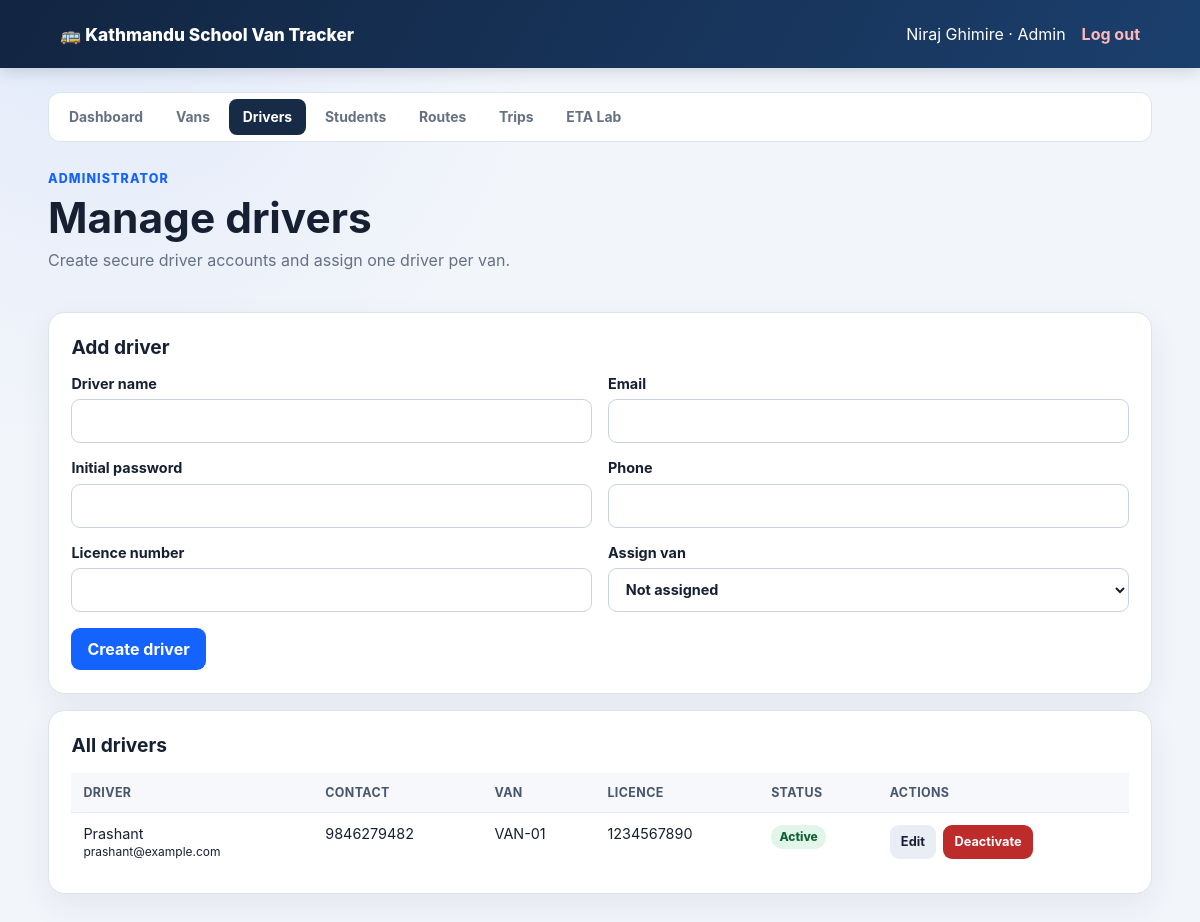
Screenshot of /admin/manage-drivers.php (signed in) with the database file from the repository.
### tables this page shows
CREATE TABLE `drivers` (
  `id` bigint(20) unsigned NOT NULL AUTO_INCREMENT,
  `user_id` bigint(20) unsigned NOT NULL,
  `van_id` bigint(20) unsigned DEFAULT NULL,
  `phone` varchar(30) NOT NULL,
  `license_number` varchar(80) DEFAULT NULL,
  `created_at` timestamp NOT NULL DEFAULT current_timestamp(),
  PRIMARY KEY (`id`),
  UNIQUE KEY `user_id` (`user_id`),
  UNIQUE KEY `van_id` (`van_id`),
  CONSTRAINT `fk_drivers_user` FOREIGN KEY (`user_id`) REFERENCES `users` (`id`) ON DELETE CASCADE,
  CONSTRAINT `fk_drivers_van` FOREIGN KEY (`van_id`) REFERENCES `vans` (`id`) ON DELETE SET NULL
);

CREATE TABLE `users` (
  `id` bigint(20) unsigned NOT NULL AUTO_INCREMENT,
  `name` varchar(120) NOT NULL,
  `email` varchar(190) NOT NULL,
  `password_hash` varchar(255) NOT NULL,
  `role` enum('admin','driver','parent') NOT NULL,
  `active` tinyint(1) NOT NULL DEFAULT 1,
  `created_at` timestamp NOT NULL DEFAULT current_timestamp(),
  `updated_at` timestamp NOT NULL DEFAULT current_timestamp() ON UPDATE current_timestamp(),
  PRIMARY KEY (`id`),
  UNIQUE KEY `email` (`email`)
);

CREATE TABLE `vans` (
  `id` bigint(20) unsigned NOT NULL AUTO_INCREMENT,
  `van_number` varchar(50) NOT NULL,
  `plate_number` varchar(50) NOT NULL,
  `capacity` smallint(5) unsigned NOT NULL DEFAULT 15,
  `speed_limit_kmh` decimal(5,2) NOT NULL DEFAULT 40.00,
  `active` tinyint(1) NOT NULL DEFAULT 1,
  `created_at` timestamp NOT NULL DEFAULT current_timestamp(),
  PRIMARY KEY (`id`),
  UNIQUE KEY `van_number` (`van_number`),
  UNIQUE KEY `plate_number` (`plate_number`)
);

### web/includes/auth.php (called while the page is built, shortened)
<?php
function escape(string $value): string
{
    return htmlspecialchars($value, ENT_QUOTES | ENT_SUBSTITUTE, 'UTF-8');
}

### web/admin/manage-drivers.php (the view, shortened to what this page needs)
<?php
require_once dirname(__DIR__) . '/includes/auth.php';
require_once dirname(__DIR__) . '/includes/layout.php';
$pdo = database();
$form = [
    'driver_id' => '',
    'name' => '',
    'email' => '',
    'phone' => '',
    'license_number' => '',
    'van_id' => '',
];
$drivers = $pdo->query(
    'SELECT d.id, d.phone, d.license_number, u.name, u.email, u.active,
            v.van_number, v.plate_number
     FROM drivers d
     JOIN users u ON u.id = d.user_id
     LEFT JOIN vans v ON v.id = d.van_id
     ORDER BY u.active DESC, u.name'
)->fetchAll();
?>
<div class="page-heading">
    <div>
        <span class="eyebrow">Administrator</span>
        <h1>Manage drivers</h1>
        <p>Create secure driver accounts and assign one driver per van.</p>
    </div>
</div>
<section class="panel">
    <h2><?= $form['driver_id'] === '' ? 'Add driver' : 'Edit driver' ?></h2>
    <form method="post" class="form-grid">
        <label>Driver name
            <input name="name" value="<?= escape($form['name']) ?>" required>
        </label>
        <label>Email
            <input type="email" name="email" value="<?= escape($form['email']) ?>" required>
        </label>
        <?php if ($form['driver_id'] === ''): ?>
            <label>Initial password
                <input type="password" name="password" minlength="8" required>
            </label>
        <?php endif; ?>
        <label>Phone
            <input name="phone" value="<?= escape($form['phone']) ?>" required>
        </label>
        <label>Licence number
            <input name="license_number" value="<?= escape($form['license_number']) ?>">
        </label>
        <label>Assign van
            <select name="van_id">
                <option value="">Not assigned</option>
            </select>
        </label>
        <div class="inline-actions full-width">
            <button type="submit"><?= $form['driver_id'] === '' ? 'Create driver' : 'Save changes' ?></button>
        </div>
    </form>
</section>
<section class="panel">
    <h2>All drivers</h2>
    <div class="data-table-wrap">
        <table class="data-table">
            <thead><tr>
                <th>Driver</th><th>Contact</th><th>Van</th><th>Licence</th>
                <th>Status</th><th>Actions</th>
            </tr></thead>
            <tbody>
            <?php foreach ($drivers as $driver): ?>
                <tr>
                    <td><?= escape($driver['name']) ?><br><small><?= escape($driver['email']) ?></small></td>
                    <td><?= escape($driver['phone']) ?></td>
                    <td><?= escape($driver['van_number'] ?? 'Not assigned') ?></td>
                    <td><?= escape($driver['license_number'] ?? '—') ?></td>
                    <td><span class="status-badge <?= $driver['active'] ? '' : 'inactive' ?>">
                        <?= $driver['active'] ? 'Active' : 'Inactive' ?>
                    </span></td>
                    <td><div class="inline-actions">
                        <a class="primary-button small-button secondary-button"
                           href="?edit=<?= (int) $driver['id'] ?>">Edit</a>
                        <form method="post">
                            <button class="small-button <?= $driver['active'] ? 'danger-button' : '' ?>">
                                <?= $driver['active'] ? 'Deactivate' : 'Activate' ?>
                            </button>
                        </form>
                    </div></td>
                </tr>
            <?php endforeach; ?>
            </tbody>
        </table>
    </div>
</section>

### web/assets/css/app.css (style rules this page uses)
:root { --ink: #172033; --muted: #667085; --navy: #172a46; --blue: #1463ff; --orange: #f59e0b; --surface: #ffffff; --background: #f2f5fa; --border: #dce3ee; --danger: #c62828; --cyan: #0ea5a8; --success: #14804a; --soft-blue: #edf4ff; }
* { box-sizing: border-box; }
body { margin: 0; color: var(--ink); background: radial-gradient(circle at 8% 0%, rgb(20 99 255 / 7%), transparent 28rem), var(--background); font-family: Inter, ui-sans-serif, system-ui, -apple-system, BlinkMacSystemFont, "Segoe UI", sans-serif; }
a { color: inherit; }
.user-area, .user-area form, .button-row, .page-heading { display: flex; align-items: center; gap: 1rem; }
.page-heading { justify-content: space-between; margin-bottom: 1.6rem; }
h1, h2, p { margin-top: 0; }
h1 { margin-bottom: .45rem; font-size: clamp(1.8rem, 4vw, 2.65rem); }
h2 { font-size: 1.2rem; }
.eyebrow { display: block; margin-bottom: .4rem; color: var(--blue); font-size: .78rem; font-weight: 800; letter-spacing: .09em; text-transform: uppercase; }
.page-heading p, .muted, .auth-card p, .metric-card small { color: var(--muted); }
.metric-card, .panel, .auth-card { padding: 1.4rem; border: 1px solid var(--border); border-radius: 16px; background: var(--surface); box-shadow: 0 12px 32px rgb(37 50 75 / 7%); }
.panel { margin-bottom: 1rem; }
.primary-button, button { display: inline-flex; min-height: 42px; padding: .7rem 1rem; align-items: center; justify-content: center; border: 0; border-radius: 9px; color: white; background: var(--blue); font: inherit; font-weight: 750; text-decoration: none; cursor: pointer; }
label { display: grid; gap: .45rem; font-size: .9rem; font-weight: 700; }
input, select { width: 100%; min-height: 44px; padding: .7rem .8rem; border: 1px solid #c9d2e1; border-radius: 9px; background: white; color: var(--ink); font: inherit; }
.form-grid { display: grid; grid-template-columns: repeat(2, minmax(0, 1fr)); gap: 1rem; }
.form-grid .full-width { grid-column: 1 / -1; }
.data-table-wrap { overflow-x: auto; }
.data-table { width: 100%; border-collapse: collapse; font-size: .9rem; }
.data-table th, .data-table td { padding: .75rem; border-bottom: 1px solid #e8edf4; text-align: left; vertical-align: top; }
.data-table th { color: #48566c; background: #f6f8fb; font-size: .78rem; letter-spacing: .03em; text-transform: uppercase; }
.data-table tr:last-child td { border-bottom: 0; }
.inline-actions { display: flex; flex-wrap: wrap; gap: .45rem; align-items: center; }
.small-button { min-height: 34px; padding: .45rem .7rem; font-size: .8rem; }
.secondary-button { color: var(--ink); background: #e9edf4; }
.danger-button { background: #bd2b2b; }
.status-badge { display: inline-flex; padding: .28rem .52rem; border-radius: 999px; color: #116237; background: #e1f6e9; font-size: .75rem; font-weight: 800; }

### rows the page displays
drivers: user.name "Prashant", user.email "prashant@example.com", phone "9846279482", van.van_number "VAN-01", license_number "1234567890"

### other values shown
APP_NAME "Kathmandu School Van Tracker"
$userName "Niraj Ghimire"
$role "Admin"
$label "Dashboard"
$label "Vans"
$label "Drivers"
$label "Students"
$label "Routes"
$label "Trips"
$label "ETA Lab"
